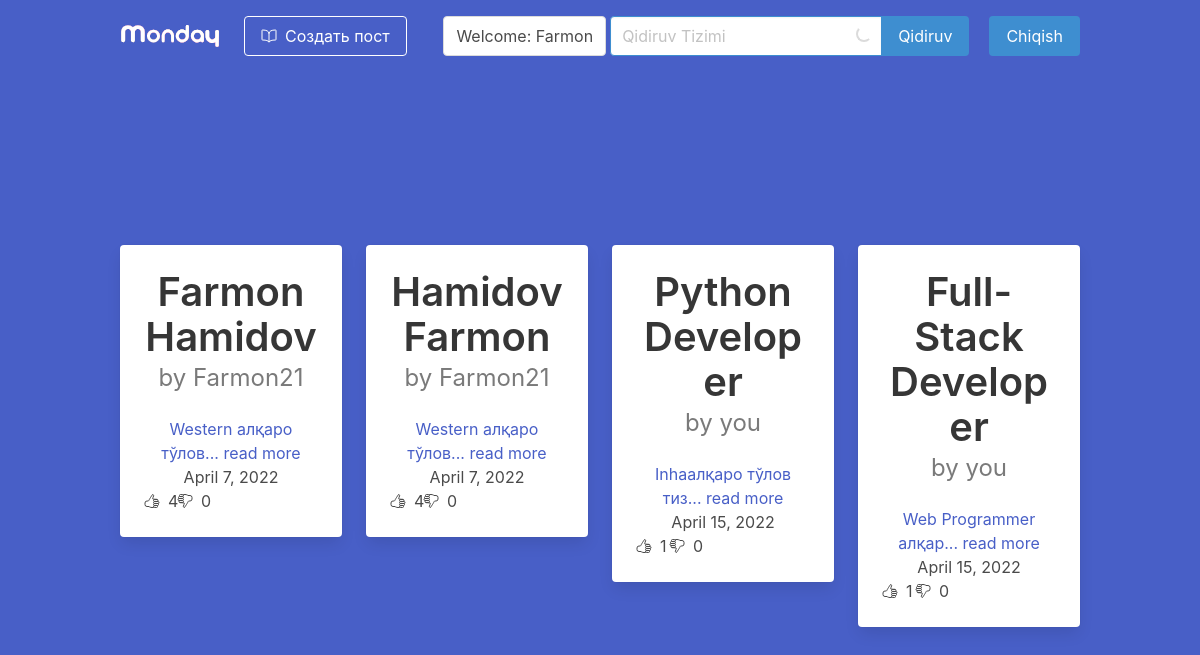
The page / (signed in) on the database its author committed.
### post/models.py (models this page shows, shortened)
class Article(models.Model):
    title=models.CharField(max_length=200)
    text = models.TextField()
    slug = models.SlugField(unique=True)
    date = models.DateField(auto_now=True)
    thumb = models.ImageField(blank=True)
    author = models.ForeignKey(User, on_delete=models.CASCADE)
    likes = models.ManyToManyField(User, related_name='article_likes')
    dislikes = models.ManyToManyField(User, related_name='article_dislikes')
    def snippet(self):
        return self.text[:20] + '... read more'
    def total_likes(self):
        return self.likes.count()
    def total_dislikes(self):
        return self.dislikes.count()

### post/views.py (the view)
# urls.py: path('', article_func, name='article_func'),
def article_func(request):
    search = request.GET.get('search')
    articles = Article.objects.all().order_by('date')
    articles = articles.filter(Q(title__icontains=search) | Q(text__icontains=search)) if search else articles
    return render(request, 'articles_list.html', {'articles': articles})

### templates/articles_list.html (shortened to what this page needs)
{% extends 'base.html' %}
{% load static %}
{% block content %}
<div class="container">
    <div class="columns is-centered">
        {% if articles %}
        {% for article in articles %}
        <div class="column is-3">
            <div class="card has-text-centered">
                <div class="card-content">
                    <div class="media">
                        <div class="media-content">
                            <p class="title has-text-dark is-2">
                                {{ article.title }}
                            </p>
                            {% if user == article.author %}
                            <p class="subtitle is-4 has-text-grey">by you</p>
                            {% else %}
                            <p class="subtitle is-4 has-text-grey">by {{ article.author }}</p>
                            {% endif %}
                        </div>
                    </div>
                    <div class="content ">
                        <a href="{% url 'article_detail' article.slug %}">
                            {{ article.snippet }}
                        </a>
                        <br>
                        <div>{{ article.date }}</div>
                        <div class="columns">
                            <div class="column is-2">
                                <div class="columns is-gapless">
                                    <div class="column">
                                        <ion-icon name="thumbs-up-outline" class="mt-1"></ion-icon>
                                    </div>
                                    <div class="column">
                                        <span class="ml-2">{{ article.total_likes }}</span>
                                    </div>
                                </div>
                            </div>
                            <div class="column is-2">
                                <div class="columns is-gapless">
                                    <div class="column">
                                        <ion-icon name="thumbs-down-outline" class="mt-1"></ion-icon>
                                    </div>
                                    <div class="column">
                                        <span class="ml-2">{{ article.total_dislikes }}</span>
                                    </div>
                                </div>
                            </div>
                        </div>
                    </div>
                </div>
            </div>
        </div>
        {% endfor %}
        {% endif %}
    </div>
</div>
{% endblock %}

### templates/base.html (shortened to what this page needs)
{% load static %}
<html lang="en">
<head>
    <link rel="stylesheet" href="{% static 'style.css' %}">
    <link rel="stylesheet" href="{% static 'bulma.css' %}">
</head>
<body>
<section class="hero has-background-link is-fullheight">
    <div class="hero-head">
        <header class="navbar">
            <div class="container">
                <div class="navbar-brand">
                    <a class="navbar-item" href="{% url 'article_func' %}">
                        <img src="{% static 'images/monday.svg' %}" width="100" alt="Logo" >
                    </a>
                </div>
                <div id="navbarMenuHeroC" class="navbar-menu">
                    <div class="navbar-start">
                        {% if user.is_authenticated %}
                        <span class="navbar-item">
                            <a href="{% url 'article_create' %}" class="button is-info is-outlined is-inverted">
                                <span class="mr-2">
                                    <ion-icon name="book-outline"></ion-icon>
                                </span>
                                <span>
                                    Создать пост
                                </span>
                            </a>
                        </span>
                        {% endif %}
                    </div>
                    <div class="navbar-end">
                        {% if user.is_authenticated %}
                        <a href="" class="navbar-item button my-4 mx-1">
                            Welcome: {{ user }}
                        </a>
                        <form action="{% url 'article_func' %}" method="get">
                            <div class="field has-addons mt-4 mr-2">
                                <div class="control is-loading">
                                    <input class="input is-info" type="search" placeholder= "Qidiruv Tizimi" name="search">
                                </div>
                                <div class="control">
                                    <button class="button is-info" type="submit">
                                        Qidiruv
                                    </button>
                                </div>
                            </div>
                        </form>
                        <span class="navbar-item">
                            <a href="{% url 'sign_out' %}" class="button is-info">
                                Chiqish
                            </a>
                        </span>
                        {% else %}
                        <span class="navbar-item">
                            <a href="{% url 'sign_in' %}" class="button is-info">Kirish </a>
                        </span>
                        {% endif %}
                    </div>
                </div>
            </div>
        </header>
    </div>
    <div class="hero-body">
        {% block content %}
        {% endblock %}
    </div>
</section>
</body>
</html>

### rows shown on the page
Article: title "Farmon Hamidov", author "Farmon21", snippet "Western алқаро тўлов... read more", date "April 7, 2022", total_likes "4", total_dislikes "0"
Article: title "Hamidov Farmon", author "Farmon21", snippet "Western алқаро тўлов... read more", date "April 7, 2022", total_likes "4", total_dislikes "0"
Article: title "Python Developer", shows "by you", snippet "Inhaалқаро тўлов тиз... read more", date "April 15, 2022", total_likes "1", total_dislikes "0"
Article: title "Full-Stack Developer", shows "by you", snippet "Web Programmer алқар... read more", date "April 15, 2022", total_likes "1", total_dislikes "0"

### other values the page prints
{{ user }} "Farmon"
